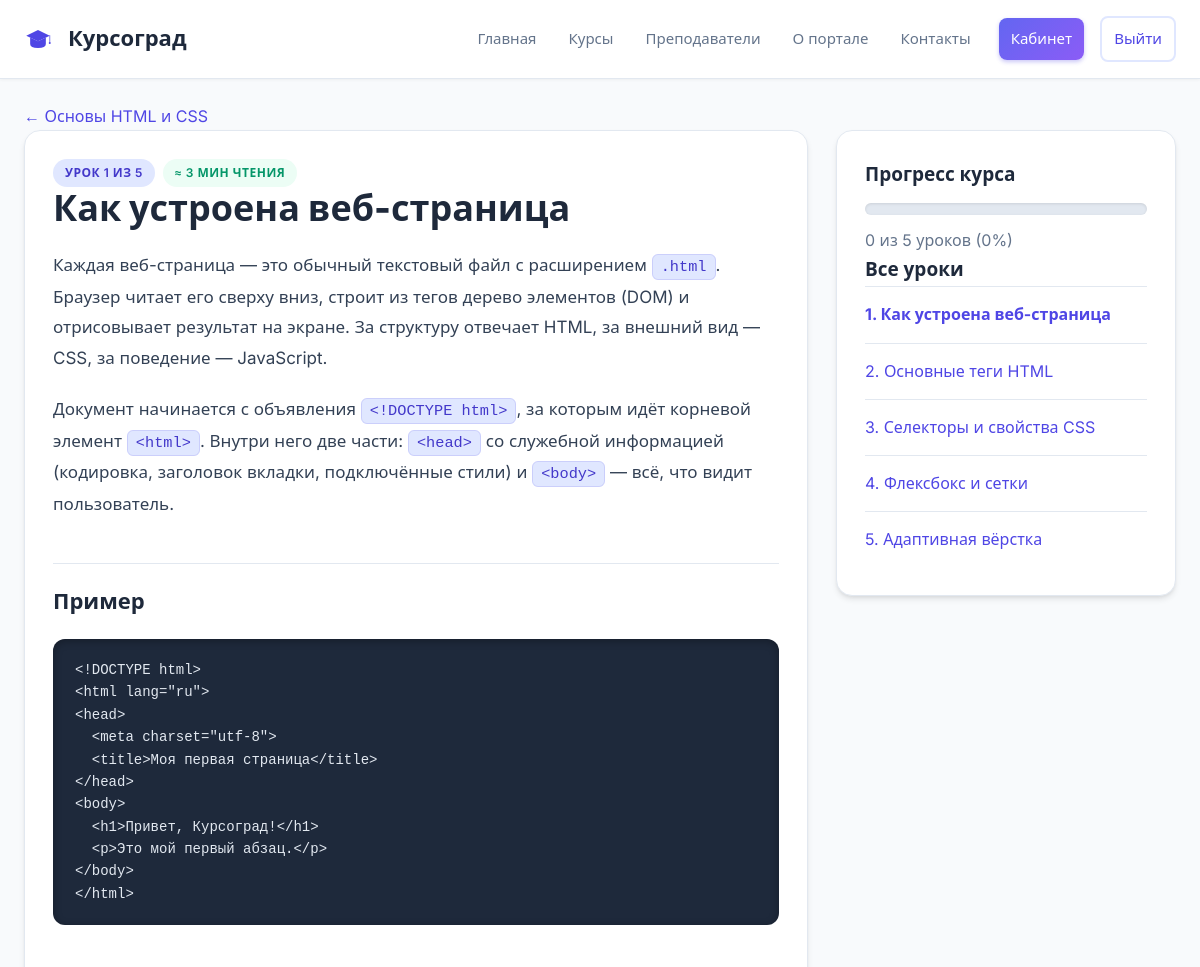
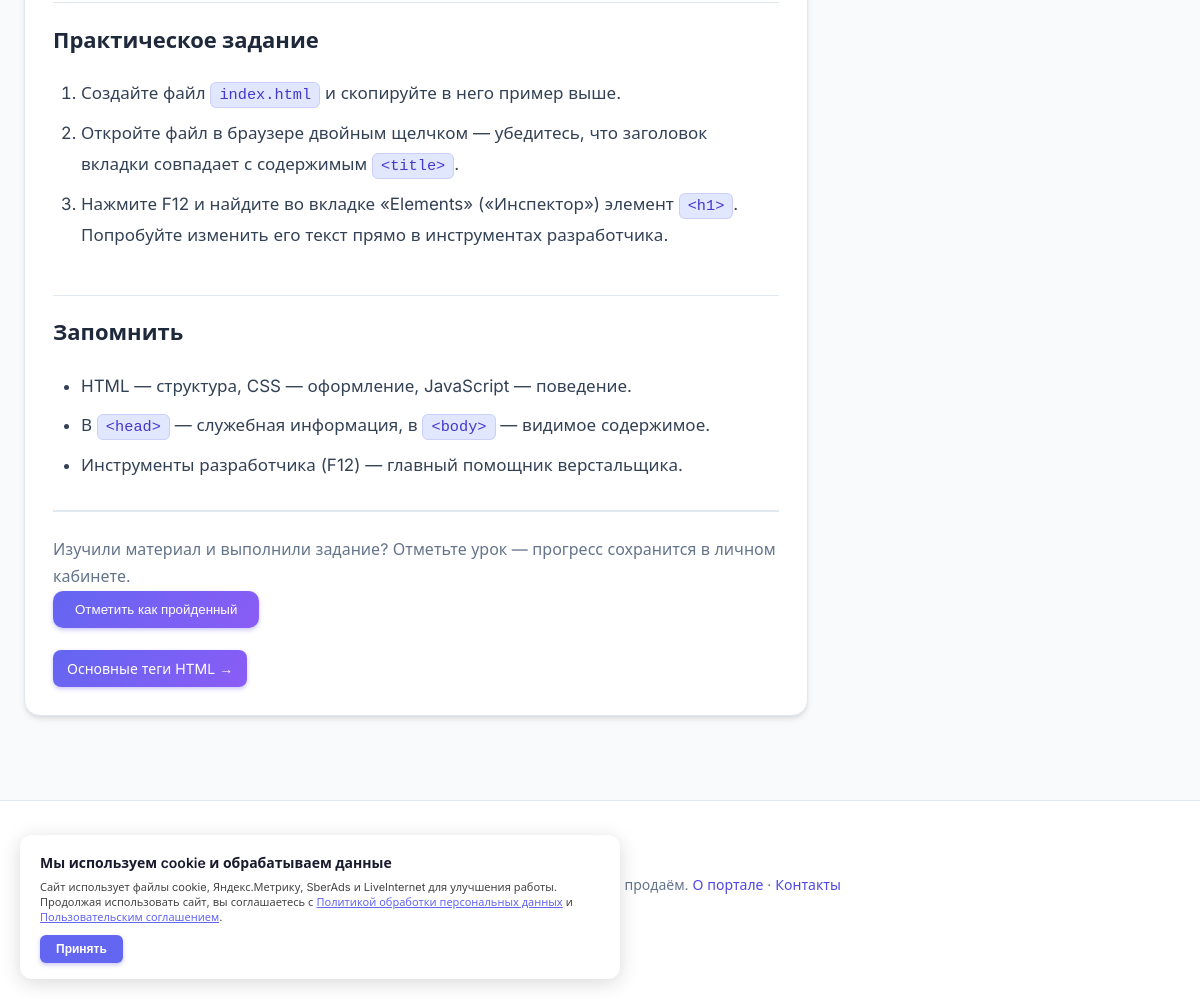
The app's page /lesson/1 (signed in) with its own data (2 pictures, top to bottom).
### tables this page shows
CREATE TABLE courses (
    id          INTEGER PRIMARY KEY AUTOINCREMENT,
    title       TEXT NOT NULL,
    category    TEXT NOT NULL,
    level       TEXT NOT NULL,
    hours       INTEGER NOT NULL,
    teacher_id  INTEGER REFERENCES teachers(id),
    description TEXT DEFAULT ''
);

CREATE TABLE lessons (
    id        INTEGER PRIMARY KEY AUTOINCREMENT,
    course_id INTEGER NOT NULL REFERENCES courses(id) ON DELETE CASCADE,
    position  INTEGER NOT NULL,
    title     TEXT NOT NULL,
    content   TEXT DEFAULT ''
);

### app.py (the view, shortened to what this page needs)
@app.route("/lesson/<int:lesson_id>", methods=["GET", "POST"])
@login_required
def lesson(lesson_id):
    db = get_db()
    uid = session["user_id"]
    l = db.execute(
        "SELECT l.*, c.title course_title FROM lessons l "
        "JOIN courses c ON c.id=l.course_id WHERE l.id=?", (lesson_id,)).fetchone()
    if l is None:
        return render_template("404.html"), 404
    done = bool(db.execute("SELECT 1 FROM progress WHERE user_id=? AND lesson_id=?",
                           (uid, lesson_id)).fetchone())
    siblings = db.execute(
        "SELECT * FROM lessons WHERE course_id=? ORDER BY position",
        (l["course_id"],)).fetchall()
    idx = [s["id"] for s in siblings].index(lesson_id)
    prev_l = siblings[idx - 1] if idx > 0 else None
    next_l = siblings[idx + 1] if idx < len(siblings) - 1 else None
    prog = course_progress(db, uid, l["course_id"])
    done_ids = {r["lesson_id"] for r in db.execute(
        "SELECT p.lesson_id FROM progress p JOIN lessons l ON l.id=p.lesson_id"
        " WHERE p.user_id=? AND l.course_id=?", (uid, l["course_id"]))}
    read_minutes = max(3, round(len(l["content"] or "") / 1000))
    return render_template("lesson.html", lesson=l, done=done, prev_l=prev_l,
                           next_l=next_l, prog=prog, siblings=siblings,
                           done_ids=done_ids, read_minutes=read_minutes)

### app.py (called while the page is built)
def get_db():
    if "db" not in g:
        os.makedirs(os.path.dirname(DB_PATH), exist_ok=True)
        g.db = sqlite3.connect(DB_PATH)
        g.db.row_factory = sqlite3.Row
        g.db.execute("PRAGMA foreign_keys = ON")
    return g.db

def _inline(text):
    html = str(escape(text))
    html = _INLINE_CODE.sub(r"<code>\1</code>", html)
    html = _INLINE_BOLD.sub(r"<strong>\1</strong>", html)
    return html

def login_required(view):
    @wraps(view)
    def wrapped(*a, **kw):
        if not session.get("user_id"):
            flash("Пожалуйста, войдите в аккаунт.", "warning")
            return redirect(url_for("login", next=request.path))
        return view(*a, **kw)
    return wrapped

@app.context_processor
def inject_user():
    user = None
    uid = session.get("user_id")
    if uid:
        user = get_db().execute("SELECT * FROM users WHERE id=?", (uid,)).fetchone()
    return {"current_user": user, "year_now": datetime.now().year}

def course_progress(db, user_id, course_id):
    total = db.execute("SELECT COUNT(*) c FROM lessons WHERE course_id=?",
                       (course_id,)).fetchone()["c"]
    done = db.execute(
        "SELECT COUNT(*) c FROM progress p JOIN lessons l ON l.id=p.lesson_id "
        "WHERE p.user_id=? AND l.course_id=?", (user_id, course_id)).fetchone()["c"]
    pct = round(done / total * 100) if total else 0
    return {"total": total, "done": done, "pct": pct}

### templates/lesson.html (shortened to what this page needs)
{% extends "base.html" %}
{% block content %}
<p><a href="{{ url_for('course', course_id=lesson.course_id) }}">← {{ lesson.course_title }}</a></p>
<div class="two-col">
  <div class="panel">
    <div class="chips">
      <span class="tag">Урок {{ lesson.position }} из {{ siblings|length }}</span>
      <span class="tag tag-alt">≈ {{ read_minutes }} мин чтения</span>
    </div>
    <h1>{{ lesson.title }}</h1>
    <div class="lesson-body">
      {{ lesson.content | lesson_html }}
    </div>
    <form method="post" class="lesson-actions">
      {% if done %}
        <p class="done" style="display:inline-flex;align-items:center;gap:6px"><span style="font-size:16px">✓</span> Урок пройден</p>
        <button class="btn btn-ghost" type="submit" name="action" value="undo">
          Снять отметку</button>
      {% else %}
        <p class="muted">Изучили материал и выполнили задание? Отметьте урок —
           прогресс сохранится в личном кабинете.</p>
        <button class="btn" type="submit" name="action" value="done">
          Отметить как пройденный</button>
      {% endif %}
    </form>
    <div style="margin-top:22px;display:flex;gap:10px;flex-wrap:wrap">
      {% if next_l %}
        <a class="btn btn-sm" href="{{ url_for('lesson', lesson_id=next_l.id) }}">{{ next_l.title }} →</a>
      {% else %}
        <a class="btn btn-sm" href="{{ url_for('course', course_id=lesson.course_id) }}">К странице курса →</a>
      {% endif %}
    </div>
  </div>
  <aside class="panel">
    <h3 style="margin-top:0">Прогресс курса</h3>
    <div class="progress"><i style="width: {{ prog.pct }}%"></i></div>
    <p class="muted">{{ prog.done }} из {{ prog.total }} уроков ({{ prog.pct }}%)</p>
    <h3>Все уроки</h3>
    {% for s in siblings %}
      <div class="lesson-row">
        <a href="{{ url_for('lesson', lesson_id=s.id) }}"
           {% if s.id == lesson.id %}style="font-weight:700"{% endif %}>{{ s.position }}. {{ s.title }}</a>
      </div>
    {% endfor %}
  </aside>
</div>
{% endblock %}

### static/style.css (style rules this page uses)
:root { --bg:#f8fafc; --card:#ffffff; --ink:#1e293b; --muted:#64748b; --accent:#4f46e5; --accent-dark:#4338ca; --accent-soft:#e0e7ff; --accent-gradient:linear-gradient(135deg,#6366f1 0%,#8b5cf6 100%); --ok:#10b981; --warning:#f59e0b; --error:#ef4444; --line:#e2e8f0; --shadow:0 4px 6px -1px rgba(0,0,0,0.1),0 2px 4px -1px rgba(0,0,0,0.06); --shadow-lg:0 10px 15px -3px rgba(0,0,0,0.1),0 4px 6px -2px rgba(0,0,0,0.05); --radius:16px; --radius-sm:10px; --radius-lg:24px; }
* { box-sizing:border-box;margin:0;padding:0 }
body { background:var(--bg);color:var(--ink); font:16px/1.7 "Inter","Segoe UI",Roboto,Helvetica,Arial,sans-serif; -webkit-font-smoothing:antialiased;-moz-osx-font-smoothing:grayscale }
a { color:var(--accent);text-decoration:none;transition:color 0.2s ease }
.btn { display:inline-flex;align-items:center;justify-content:center;gap:8px; background:var(--accent-gradient);color:#fff!important; padding:11px 22px;border-radius:10px;border:0;cursor:pointer; font:600 15px inherit;transition:all 0.2s ease;box-shadow:0 2px 4px rgba(79,70,229,0.3) }
.btn-sm { padding:7px 14px;font-size:14px;border-radius:8px }
h1 { margin:0 0 20px;font-size:36px;font-weight:800;line-height:1.2;color:var(--ink) }
h2 { font-size:26px;font-weight:700;margin:50px 0 24px;color:var(--ink) }
h3 { font-size:19px;font-weight:600;margin:0 }
.muted { color:var(--muted) }
.chips { display:flex;gap:8px;flex-wrap:wrap }
.tag { display:inline-flex;align-items:center;gap:4px; background:var(--accent-soft);color:var(--accent-dark); border-radius:999px;padding:4px 12px;font-size:12px;font-weight:600; text-transform:uppercase;letter-spacing:0.5px }
.tag-alt { background:#ecfdf5;color:#059669 }
.panel { background:#fff;border:1px solid var(--line);border-radius:var(--radius); padding:28px;box-shadow:var(--shadow);transition:all 0.3s ease;margin-bottom:24px }
.progress { background:#e2e8f0;border-radius:999px;height:12px;overflow:hidden; margin:12px 0;box-shadow:inset 0 1px 3px rgba(0,0,0,0.1) }
.lesson-row { display:flex;align-items:center;justify-content:space-between; gap:12px;padding:14px 0;border-top:1px solid var(--line); transition:background 0.2s ease }
.lesson-body { margin-top:12px;font-size:17px;line-height:1.8;color:#334155 }
.lesson-body h2 { font-size:22px;margin:2em 0 0.8em;padding-top:0.8em; border-top:1px solid var(--line);color:var(--ink) }
.lesson-body p { margin:0 0 1.2em }
.lesson-body ul,.lesson-body ol { margin:0 0 1.2em;padding-left:28px }
.lesson-body li { margin-bottom:0.5em }
.lesson-body code { background:var(--accent-soft);color:var(--accent-dark); padding:3px 8px;border-radius:6px;font-size:0.9em; font-family:"Fira Code",Consolas,"SFMono-Regular",Menlo,monospace; border:1px solid rgba(79,70,229,0.15) }
.lesson-body pre { background:#1e293b;color:#e2e8f0;padding:20px 22px; border-radius:12px;overflow-x:auto;margin:0 0 1.4em;font-size:14px;line-height:1.6; box-shadow:inset 0 2px 8px rgba(0,0,0,0.3) }
.lesson-body pre code { background:transparent;color:inherit;padding:0; font-size:inherit;border:0 }
.lesson-actions { margin-top:30px;padding-top:24px;border-top:2px solid var(--line) }
.lesson-actions p { margin-top:0 }
.two-col { display:grid;grid-template-columns:1fr 340px;gap:28px;align-items:start }
.hero,.stats,.card,.panel,.grid { animation:fadeInUp 0.5s ease forwards;opacity:0 }

### records on screen
courses: course_title "Основы HTML и CSS"
lessons: position "1", title "Как устроена веб-страница", content|lesson_html "Каждая веб-страница — это обычный текстовый файл с расширением .html . Браузер читает его сверху вниз, строит из тегов дерево элементов (DOM) и отрисовывает результат на экране. За структуру отвечает HTML, за внешний вид — CSS, за поведение — JavaScript. Документ начинается с объявления <!DOCTYPE html> , за которым идёт корневой элемент <html> . Внутри него две части: <head> со служебной информацией (кодировка, заголовок вкладки, подключённые стили) и <body> — всё, что видит пользователь. Пример <!DOCTYPE html> <html lang=\"ru\"> <head> <meta charset=\"utf-8\"> <title>Моя первая страница</title> </head> <body> <h1>Привет, Курсоград!</h1> <p>Это мой первый абзац.</p> </body> </html> Практическое…"
lessons: title "Основные теги HTML", position "2"
lessons: position "3", title "Селекторы и свойства CSS"
lessons: position "4", title "Флексбокс и сетки"
lessons: position "5", title "Адаптивная вёрстка"

### other values on screen
{{ siblings|length }} "5"
{{ read_minutes }} "3"
{{ prog.done }} "0"
{{ prog.total }} "5"
{{ prog.pct }} "0"
